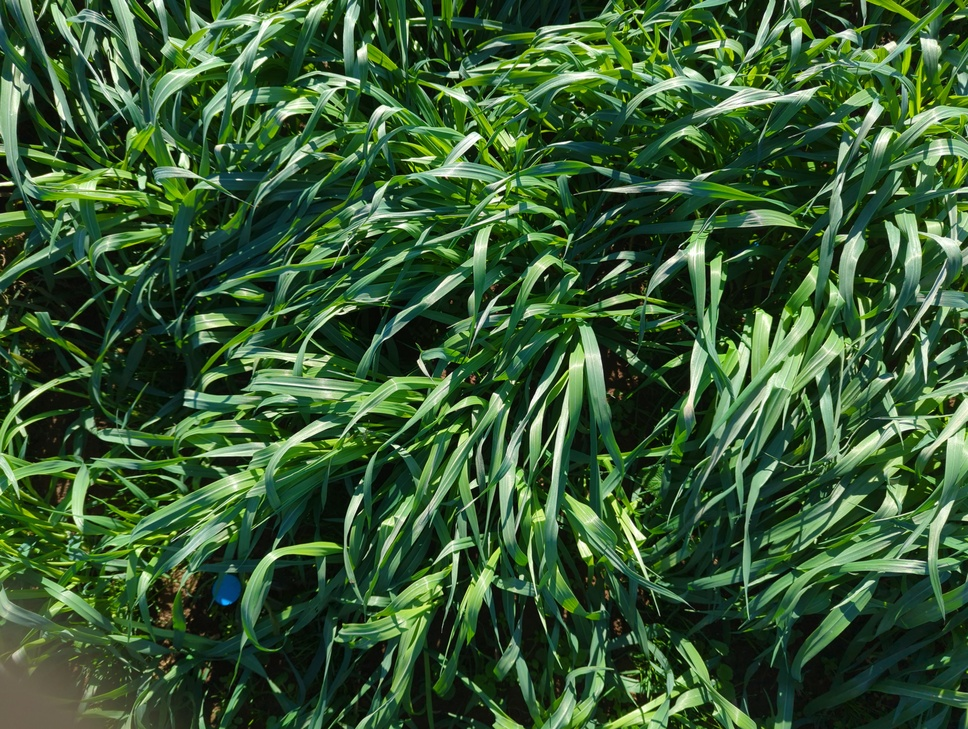
#> input picture 7ceec698-ac1c-43e1-8b72-549d0d94e41e.jpg, 968 x 729 px, shrunk from 4080 x 3072 before the run
$ python -i veg_indices.py   (imports and definitions only)
#> lines starting #> are read from the running program, lines starting #| are printed output that depends on the picture
#> further down, picture is the input picture: shape (729, 968, 3); mean B, G, R 51, 89.6, 56.3
"""
src/veg_indices.py
RGB vegetation index helpers
BoMeyering 2024
"""

import cv2
import numpy as np


def clahe_channel(img: np.ndarray, clip_limit=100) -> np.ndarray:
    """
    Performs CLAHE on the l* channel of an image

    Args:
        img (np.ndarray): a three channel image in opencv format (BGR order)

    Returns:
        np.ndarray: The adjusted image
    """
#> called with clip_limit = 100
    # Convert to lab
    lab_img = cv2.cvtColor(img, cv2.COLOR_BGR2Lab)
#> lab_img: shape (729, 968, 3); mean of channels 0, 1, 2 85.4, 108.7, 145.2

    # Apply CLAHE
    l_channel = lab_img[:, :, 0]
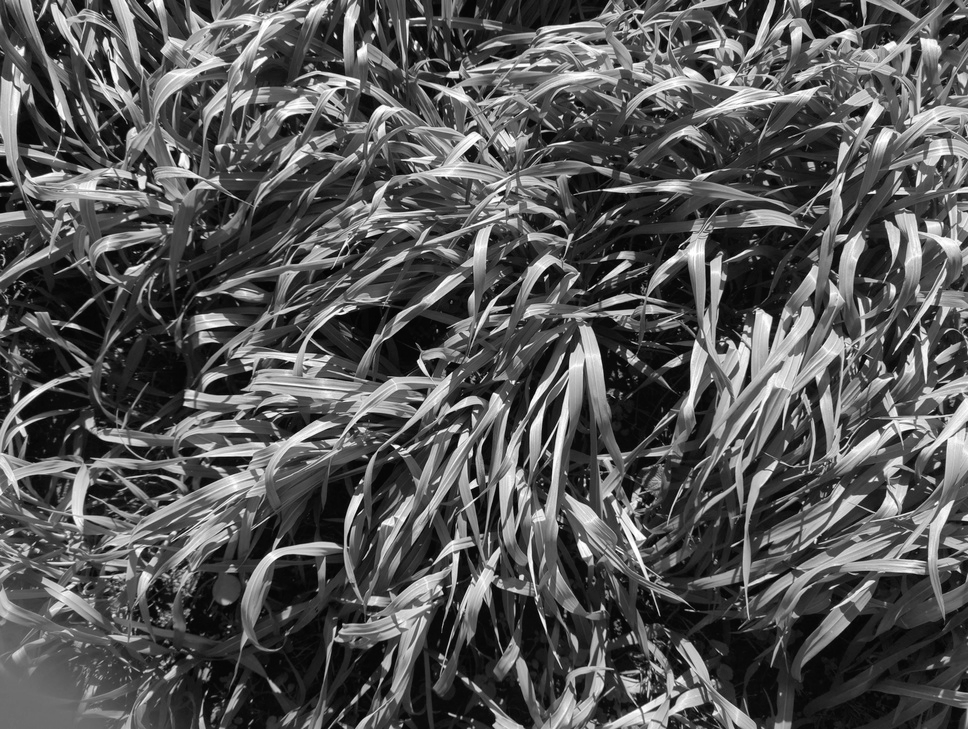
#> l_channel: shape (729, 968); min 0, max 255, mean 85.4
    clahe = cv2.createCLAHE(clipLimit=clip_limit)
    new_l = clahe.apply(l_channel)
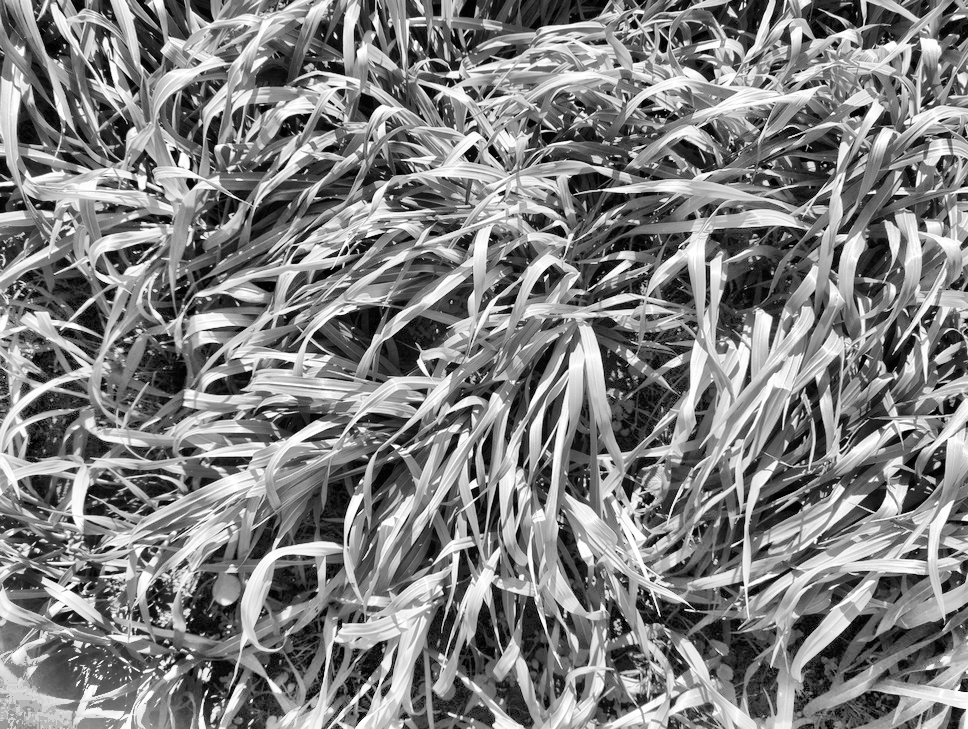
#> new_l: shape (729, 968); min 0, max 255, mean 128.4
    lab_img[:, :, 0] = new_l
#> lab_img: shape (729, 968, 3); mean of channels 0, 1, 2 128.4, 108.7, 145.2

    # Convert back to BGR
    bgr_img = cv2.cvtColor(lab_img, cv2.COLOR_Lab2BGR)
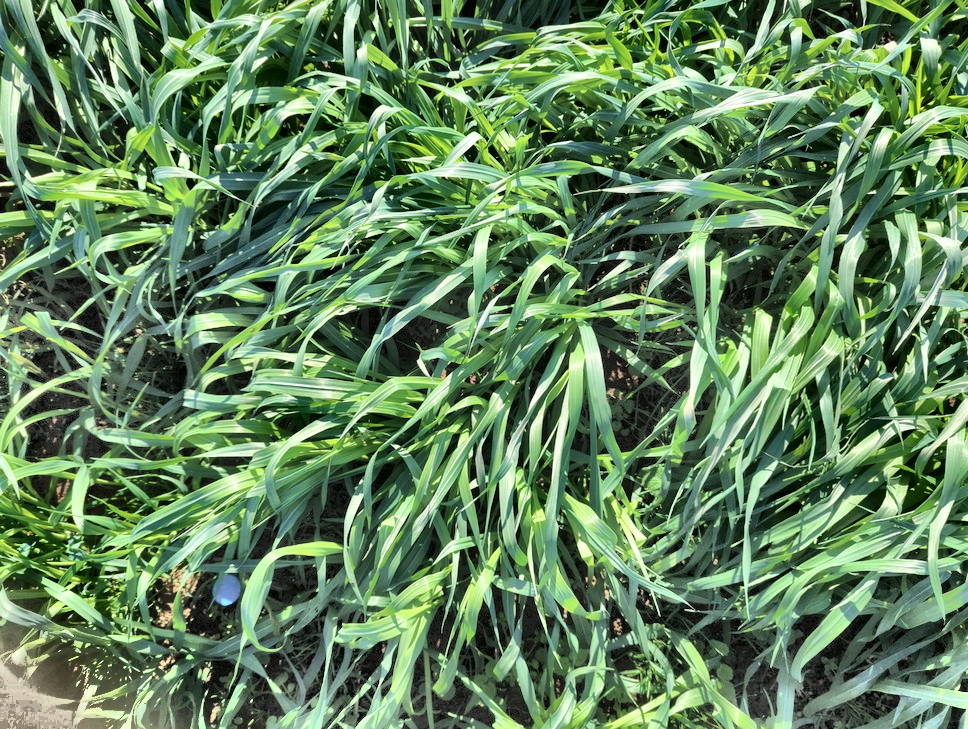
#> bgr_img: shape (729, 968, 3); mean B, G, R 92.1, 131.9, 98.2

    return bgr_img

>>> import cv2
>>> picture = cv2.imread('../7ceec698-ac1c-43e1-8b72-549d0d94e41e.jpg')
>>> result = clahe_channel(picture)
